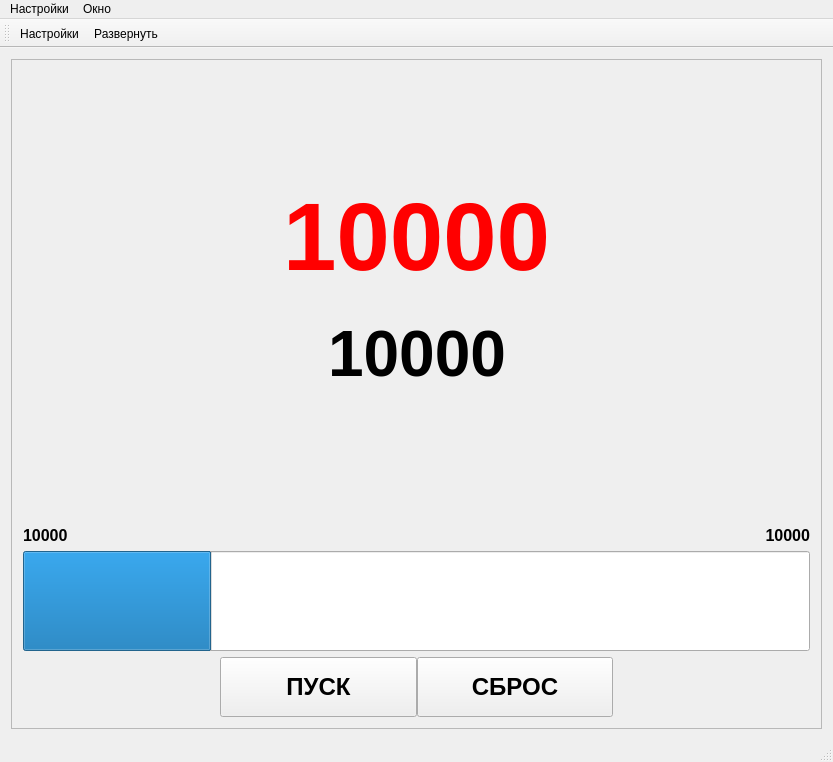
<?xml version="1.0" encoding="UTF-8"?>
<ui version="4.0">
 <class>zBrainSystemClass</class>
 <widget class="QMainWindow" name="zBrainSystemClass">
  <property name="geometry">
   <rect>
    <x>0</x>
    <y>0</y>
    <width>833</width>
    <height>762</height>
   </rect>
  </property>
  <property name="windowTitle">
   <string/>
  </property>
  <property name="windowIcon">
   <iconset resource="zBrainSystem.qrc">
    <normaloff>:/zBrainSystem/Resources/Brain.ico</normaloff>:/zBrainSystem/Resources/Brain.ico</iconset>
  </property>
  <widget class="QWidget" name="centralWidget">
   <layout class="QVBoxLayout" name="verticalLayout_2">
    <item>
     <widget class="zBgFrame" name="m_fBgColor">
      <property name="sizePolicy">
       <sizepolicy hsizetype="Preferred" vsizetype="Preferred">
        <horstretch>0</horstretch>
        <verstretch>0</verstretch>
       </sizepolicy>
      </property>
      <property name="frameShape">
       <enum>QFrame::StyledPanel</enum>
      </property>
      <property name="frameShadow">
       <enum>QFrame::Raised</enum>
      </property>
      <layout class="QVBoxLayout" name="verticalLayout">
       <item>
        <spacer name="verticalSpacer">
         <property name="orientation">
          <enum>Qt::Vertical</enum>
         </property>
         <property name="sizeHint" stdset="0">
          <size>
           <width>20</width>
           <height>40</height>
          </size>
         </property>
        </spacer>
       </item>
       <item>
        <layout class="QHBoxLayout" name="horizontalLayout_5">
         <property name="spacing">
          <number>0</number>
         </property>
         <item>
          <spacer name="horizontalSpacer_5">
           <property name="orientation">
            <enum>Qt::Horizontal</enum>
           </property>
           <property name="sizeHint" stdset="0">
            <size>
             <width>40</width>
             <height>20</height>
            </size>
           </property>
          </spacer>
         </item>
         <item>
          <widget class="QLabel" name="m_lHeader">
           <property name="sizePolicy">
            <sizepolicy hsizetype="Maximum" vsizetype="MinimumExpanding">
             <horstretch>0</horstretch>
             <verstretch>0</verstretch>
            </sizepolicy>
           </property>
           <property name="minimumSize">
            <size>
             <width>0</width>
             <height>0</height>
            </size>
           </property>
           <property name="maximumSize">
            <size>
             <width>16777215</width>
             <height>16777215</height>
            </size>
           </property>
           <property name="palette">
            <palette>
             <active>
              <colorrole role="WindowText">
               <brush brushstyle="SolidPattern">
                <color alpha="255">
                 <red>255</red>
                 <green>0</green>
                 <blue>0</blue>
                </color>
               </brush>
              </colorrole>
              <colorrole role="Text">
               <brush brushstyle="SolidPattern">
                <color alpha="255">
                 <red>255</red>
                 <green>0</green>
                 <blue>0</blue>
                </color>
               </brush>
              </colorrole>
             </active>
             <inactive>
              <colorrole role="WindowText">
               <brush brushstyle="SolidPattern">
                <color alpha="255">
                 <red>255</red>
                 <green>0</green>
                 <blue>0</blue>
                </color>
               </brush>
              </colorrole>
              <colorrole role="Text">
               <brush brushstyle="SolidPattern">
                <color alpha="255">
                 <red>255</red>
                 <green>0</green>
                 <blue>0</blue>
                </color>
               </brush>
              </colorrole>
             </inactive>
             <disabled>
              <colorrole role="WindowText">
               <brush brushstyle="SolidPattern">
                <color alpha="255">
                 <red>120</red>
                 <green>120</green>
                 <blue>120</blue>
                </color>
               </brush>
              </colorrole>
              <colorrole role="Text">
               <brush brushstyle="SolidPattern">
                <color alpha="255">
                 <red>120</red>
                 <green>120</green>
                 <blue>120</blue>
                </color>
               </brush>
              </colorrole>
             </disabled>
            </palette>
           </property>
           <property name="font">
            <font>
             <pointsize>72</pointsize>
             <weight>75</weight>
             <bold>true</bold>
            </font>
           </property>
           <property name="text">
            <string>10000</string>
           </property>
           <property name="alignment">
            <set>Qt::AlignCenter</set>
           </property>
          </widget>
         </item>
         <item>
          <spacer name="horizontalSpacer_6">
           <property name="orientation">
            <enum>Qt::Horizontal</enum>
           </property>
           <property name="sizeHint" stdset="0">
            <size>
             <width>40</width>
             <height>20</height>
            </size>
           </property>
          </spacer>
         </item>
        </layout>
       </item>
       <item>
        <layout class="QHBoxLayout" name="horizontalLayout_4">
         <item>
          <spacer name="horizontalSpacer_3">
           <property name="orientation">
            <enum>Qt::Horizontal</enum>
           </property>
           <property name="sizeHint" stdset="0">
            <size>
             <width>40</width>
             <height>20</height>
            </size>
           </property>
          </spacer>
         </item>
         <item>
          <widget class="QLabel" name="m_lCommandName">
           <property name="sizePolicy">
            <sizepolicy hsizetype="Maximum" vsizetype="MinimumExpanding">
             <horstretch>0</horstretch>
             <verstretch>0</verstretch>
            </sizepolicy>
           </property>
           <property name="minimumSize">
            <size>
             <width>0</width>
             <height>0</height>
            </size>
           </property>
           <property name="maximumSize">
            <size>
             <width>16777215</width>
             <height>16777215</height>
            </size>
           </property>
           <property name="font">
            <font>
             <pointsize>48</pointsize>
             <weight>75</weight>
             <bold>true</bold>
            </font>
           </property>
           <property name="text">
            <string>10000</string>
           </property>
           <property name="alignment">
            <set>Qt::AlignCenter</set>
           </property>
          </widget>
         </item>
         <item>
          <spacer name="horizontalSpacer_4">
           <property name="orientation">
            <enum>Qt::Horizontal</enum>
           </property>
           <property name="sizeHint" stdset="0">
            <size>
             <width>40</width>
             <height>20</height>
            </size>
           </property>
          </spacer>
         </item>
        </layout>
       </item>
       <item>
        <spacer name="verticalSpacer_2">
         <property name="orientation">
          <enum>Qt::Vertical</enum>
         </property>
         <property name="sizeType">
          <enum>QSizePolicy::Expanding</enum>
         </property>
         <property name="sizeHint" stdset="0">
          <size>
           <width>20</width>
           <height>40</height>
          </size>
         </property>
        </spacer>
       </item>
       <item>
        <layout class="QHBoxLayout" name="horizontalLayout_2">
         <item>
          <widget class="QLabel" name="m_lTime">
           <property name="sizePolicy">
            <sizepolicy hsizetype="Minimum" vsizetype="Preferred">
             <horstretch>0</horstretch>
             <verstretch>0</verstretch>
            </sizepolicy>
           </property>
           <property name="minimumSize">
            <size>
             <width>100</width>
             <height>0</height>
            </size>
           </property>
           <property name="maximumSize">
            <size>
             <width>100</width>
             <height>16777215</height>
            </size>
           </property>
           <property name="font">
            <font>
             <pointsize>12</pointsize>
             <weight>75</weight>
             <bold>true</bold>
            </font>
           </property>
           <property name="text">
            <string>10000</string>
           </property>
           <property name="alignment">
            <set>Qt::AlignBottom|Qt::AlignLeading|Qt::AlignLeft</set>
           </property>
          </widget>
         </item>
         <item>
          <spacer name="horizontalSpacer_7">
           <property name="orientation">
            <enum>Qt::Horizontal</enum>
           </property>
           <property name="sizeHint" stdset="0">
            <size>
             <width>40</width>
             <height>20</height>
            </size>
           </property>
          </spacer>
         </item>
         <item>
          <widget class="QLabel" name="m_lRemaningTime">
           <property name="minimumSize">
            <size>
             <width>100</width>
             <height>0</height>
            </size>
           </property>
           <property name="maximumSize">
            <size>
             <width>100</width>
             <height>16777215</height>
            </size>
           </property>
           <property name="font">
            <font>
             <pointsize>12</pointsize>
             <weight>75</weight>
             <bold>true</bold>
            </font>
           </property>
           <property name="layoutDirection">
            <enum>Qt::LeftToRight</enum>
           </property>
           <property name="text">
            <string>10000</string>
           </property>
           <property name="alignment">
            <set>Qt::AlignBottom|Qt::AlignRight|Qt::AlignTrailing</set>
           </property>
          </widget>
         </item>
        </layout>
       </item>
       <item>
        <widget class="QProgressBar" name="m_pbTime">
         <property name="minimumSize">
          <size>
           <width>0</width>
           <height>100</height>
          </size>
         </property>
         <property name="maximumSize">
          <size>
           <width>16777215</width>
           <height>100</height>
          </size>
         </property>
         <property name="value">
          <number>24</number>
         </property>
         <property name="textVisible">
          <bool>false</bool>
         </property>
        </widget>
       </item>
       <item>
        <layout class="QHBoxLayout" name="horizontalLayout">
         <property name="spacing">
          <number>0</number>
         </property>
         <property name="sizeConstraint">
          <enum>QLayout::SetDefaultConstraint</enum>
         </property>
         <item>
          <spacer name="horizontalSpacer">
           <property name="orientation">
            <enum>Qt::Horizontal</enum>
           </property>
           <property name="sizeHint" stdset="0">
            <size>
             <width>40</width>
             <height>20</height>
            </size>
           </property>
          </spacer>
         </item>
         <item>
          <widget class="QPushButton" name="m_btnStart">
           <property name="sizePolicy">
            <sizepolicy hsizetype="MinimumExpanding" vsizetype="MinimumExpanding">
             <horstretch>0</horstretch>
             <verstretch>0</verstretch>
            </sizepolicy>
           </property>
           <property name="minimumSize">
            <size>
             <width>0</width>
             <height>60</height>
            </size>
           </property>
           <property name="maximumSize">
            <size>
             <width>16777215</width>
             <height>60</height>
            </size>
           </property>
           <property name="font">
            <font>
             <pointsize>18</pointsize>
             <weight>75</weight>
             <bold>true</bold>
            </font>
           </property>
           <property name="text">
            <string>ПУСК</string>
           </property>
          </widget>
         </item>
         <item>
          <widget class="QPushButton" name="m_btnStop">
           <property name="sizePolicy">
            <sizepolicy hsizetype="MinimumExpanding" vsizetype="MinimumExpanding">
             <horstretch>0</horstretch>
             <verstretch>0</verstretch>
            </sizepolicy>
           </property>
           <property name="minimumSize">
            <size>
             <width>0</width>
             <height>60</height>
            </size>
           </property>
           <property name="maximumSize">
            <size>
             <width>16777215</width>
             <height>60</height>
            </size>
           </property>
           <property name="font">
            <font>
             <pointsize>18</pointsize>
             <weight>75</weight>
             <bold>true</bold>
            </font>
           </property>
           <property name="text">
            <string>СБРОС</string>
           </property>
          </widget>
         </item>
         <item>
          <spacer name="horizontalSpacer_2">
           <property name="orientation">
            <enum>Qt::Horizontal</enum>
           </property>
           <property name="sizeHint" stdset="0">
            <size>
             <width>40</width>
             <height>20</height>
            </size>
           </property>
          </spacer>
         </item>
        </layout>
       </item>
      </layout>
     </widget>
    </item>
   </layout>
  </widget>
  <widget class="QMenuBar" name="menuBar">
   <property name="geometry">
    <rect>
     <x>0</x>
     <y>0</y>
     <width>833</width>
     <height>21</height>
    </rect>
   </property>
   <widget class="QMenu" name="menu">
    <property name="title">
     <string>Настройки</string>
    </property>
    <addaction name="m_actSettings"/>
   </widget>
   <widget class="QMenu" name="menu_2">
    <property name="title">
     <string>Окно</string>
    </property>
    <addaction name="m_actFullscreen"/>
   </widget>
   <addaction name="menu"/>
   <addaction name="menu_2"/>
  </widget>
  <widget class="QToolBar" name="mainToolBar">
   <attribute name="toolBarArea">
    <enum>TopToolBarArea</enum>
   </attribute>
   <attribute name="toolBarBreak">
    <bool>false</bool>
   </attribute>
   <addaction name="m_actSettings"/>
   <addaction name="m_actFullscreen"/>
  </widget>
  <widget class="QStatusBar" name="statusBar"/>
  <action name="m_actSettings">
   <property name="icon">
    <iconset resource="zBrainSystem.qrc">
     <normaloff>:/zBrainSystem/Resources/gear.png</normaloff>:/zBrainSystem/Resources/gear.png</iconset>
   </property>
   <property name="text">
    <string>Настройки</string>
   </property>
   <property name="toolTip">
    <string>Настройки</string>
   </property>
  </action>
  <action name="m_actStart">
   <property name="text">
    <string>Start</string>
   </property>
  </action>
  <action name="m_actStop">
   <property name="text">
    <string>Stop</string>
   </property>
  </action>
  <action name="m_actFullscreen">
   <property name="icon">
    <iconset resource="zBrainSystem.qrc">
     <normaloff>:/zBrainSystem/Resources/fullscreen.ico</normaloff>:/zBrainSystem/Resources/fullscreen.ico</iconset>
   </property>
   <property name="text">
    <string>Развернуть</string>
   </property>
   <property name="toolTip">
    <string>Развернуть</string>
   </property>
   <property name="shortcut">
    <string>F11</string>
   </property>
  </action>
  <action name="m_actEsc">
   <property name="text">
    <string>Esc</string>
   </property>
   <property name="toolTip">
    <string>Esc</string>
   </property>
   <property name="shortcut">
    <string>Esc</string>
   </property>
  </action>
 </widget>
 <layoutdefault spacing="6" margin="11"/>
 <customwidgets>
  <customwidget>
   <class>zBgFrame</class>
   <extends>QFrame</extends>
   <header>zbgframe.h</header>
   <container>1</container>
  </customwidget>
 </customwidgets>
 <resources>
  <include location="zBrainSystem.qrc"/>
 </resources>
 <connections>
  <connection>
   <sender>m_actSettings</sender>
   <signal>triggered()</signal>
   <receiver>zBrainSystemClass</receiver>
   <slot>onSettings()</slot>
   <hints>
    <hint type="sourcelabel">
     <x>-1</x>
     <y>-1</y>
    </hint>
    <hint type="destinationlabel">
     <x>299</x>
     <y>199</y>
    </hint>
   </hints>
  </connection>
  <connection>
   <sender>m_btnStart</sender>
   <signal>clicked()</signal>
   <receiver>zBrainSystemClass</receiver>
   <slot>onStart()</slot>
   <hints>
    <hint type="sourcelabel">
     <x>416</x>
     <y>703</y>
    </hint>
    <hint type="destinationlabel">
     <x>4</x>
     <y>547</y>
    </hint>
   </hints>
  </connection>
  <connection>
   <sender>m_btnStop</sender>
   <signal>clicked()</signal>
   <receiver>zBrainSystemClass</receiver>
   <slot>onReset()</slot>
   <hints>
    <hint type="sourcelabel">
     <x>614</x>
     <y>703</y>
    </hint>
    <hint type="destinationlabel">
     <x>830</x>
     <y>557</y>
    </hint>
   </hints>
  </connection>
  <connection>
   <sender>m_actStart</sender>
   <signal>triggered()</signal>
   <receiver>zBrainSystemClass</receiver>
   <slot>onStart()</slot>
   <hints>
    <hint type="sourcelabel">
     <x>-1</x>
     <y>-1</y>
    </hint>
    <hint type="destinationlabel">
     <x>416</x>
     <y>380</y>
    </hint>
   </hints>
  </connection>
  <connection>
   <sender>m_actStop</sender>
   <signal>triggered()</signal>
   <receiver>zBrainSystemClass</receiver>
   <slot>onReset()</slot>
   <hints>
    <hint type="sourcelabel">
     <x>-1</x>
     <y>-1</y>
    </hint>
    <hint type="destinationlabel">
     <x>416</x>
     <y>380</y>
    </hint>
   </hints>
  </connection>
  <connection>
   <sender>m_actFullscreen</sender>
   <signal>triggered()</signal>
   <receiver>zBrainSystemClass</receiver>
   <slot>onFullscreen()</slot>
   <hints>
    <hint type="sourcelabel">
     <x>-1</x>
     <y>-1</y>
    </hint>
    <hint type="destinationlabel">
     <x>416</x>
     <y>380</y>
    </hint>
   </hints>
  </connection>
  <connection>
   <sender>m_actEsc</sender>
   <signal>triggered()</signal>
   <receiver>zBrainSystemClass</receiver>
   <slot>onNormal()</slot>
   <hints>
    <hint type="sourcelabel">
     <x>-1</x>
     <y>-1</y>
    </hint>
    <hint type="destinationlabel">
     <x>416</x>
     <y>380</y>
    </hint>
   </hints>
  </connection>
 </connections>
 <slots>
  <slot>onSettings()</slot>
  <slot>onStart()</slot>
  <slot>onReset()</slot>
  <slot>onFullscreen()</slot>
  <slot>onNormal()</slot>
 </slots>
</ui>
